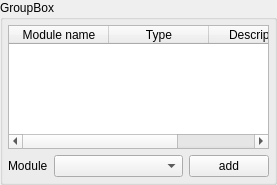
<?xml version="1.0" encoding="UTF-8"?>
<ui version="4.0">
 <class>NodeTypePage</class>
 <widget class="QGroupBox" name="NodeTypePage">
  <property name="geometry">
   <rect>
    <x>0</x>
    <y>0</y>
    <width>277</width>
    <height>185</height>
   </rect>
  </property>
  <property name="windowTitle">
   <string>GroupBox</string>
  </property>
  <property name="title">
   <string>GroupBox</string>
  </property>
  <layout class="QGridLayout" name="gridLayout">
   <property name="margin">
    <number>5</number>
   </property>
   <item row="1" column="1">
    <widget class="QComboBox" name="cb_modules">
     <property name="sizePolicy">
      <sizepolicy hsizetype="Expanding" vsizetype="Fixed">
       <horstretch>0</horstretch>
       <verstretch>0</verstretch>
      </sizepolicy>
     </property>
    </widget>
   </item>
   <item row="1" column="0">
    <widget class="QLabel" name="l_module">
     <property name="sizePolicy">
      <sizepolicy hsizetype="Fixed" vsizetype="Fixed">
       <horstretch>0</horstretch>
       <verstretch>0</verstretch>
      </sizepolicy>
     </property>
     <property name="text">
      <string>Module</string>
     </property>
    </widget>
   </item>
   <item row="1" column="2">
    <widget class="QPushButton" name="b_addModule">
     <property name="text">
      <string>add</string>
     </property>
    </widget>
   </item>
   <item row="0" column="0" colspan="3">
    <widget class="QTableWidget" name="t_modules">
     <property name="contextMenuPolicy">
      <enum>Qt::CustomContextMenu</enum>
     </property>
     <property name="editTriggers">
      <set>QAbstractItemView::NoEditTriggers</set>
     </property>
     <property name="selectionMode">
      <enum>QAbstractItemView::NoSelection</enum>
     </property>
     <property name="selectionBehavior">
      <enum>QAbstractItemView::SelectRows</enum>
     </property>
     <attribute name="horizontalHeaderVisible">
      <bool>true</bool>
     </attribute>
     <attribute name="verticalHeaderVisible">
      <bool>false</bool>
     </attribute>
     <column>
      <property name="text">
       <string>Module name</string>
      </property>
     </column>
     <column>
      <property name="text">
       <string>Type</string>
      </property>
     </column>
     <column>
      <property name="text">
       <string>Description</string>
      </property>
     </column>
    </widget>
   </item>
  </layout>
 </widget>
 <resources/>
 <connections/>
</ui>
